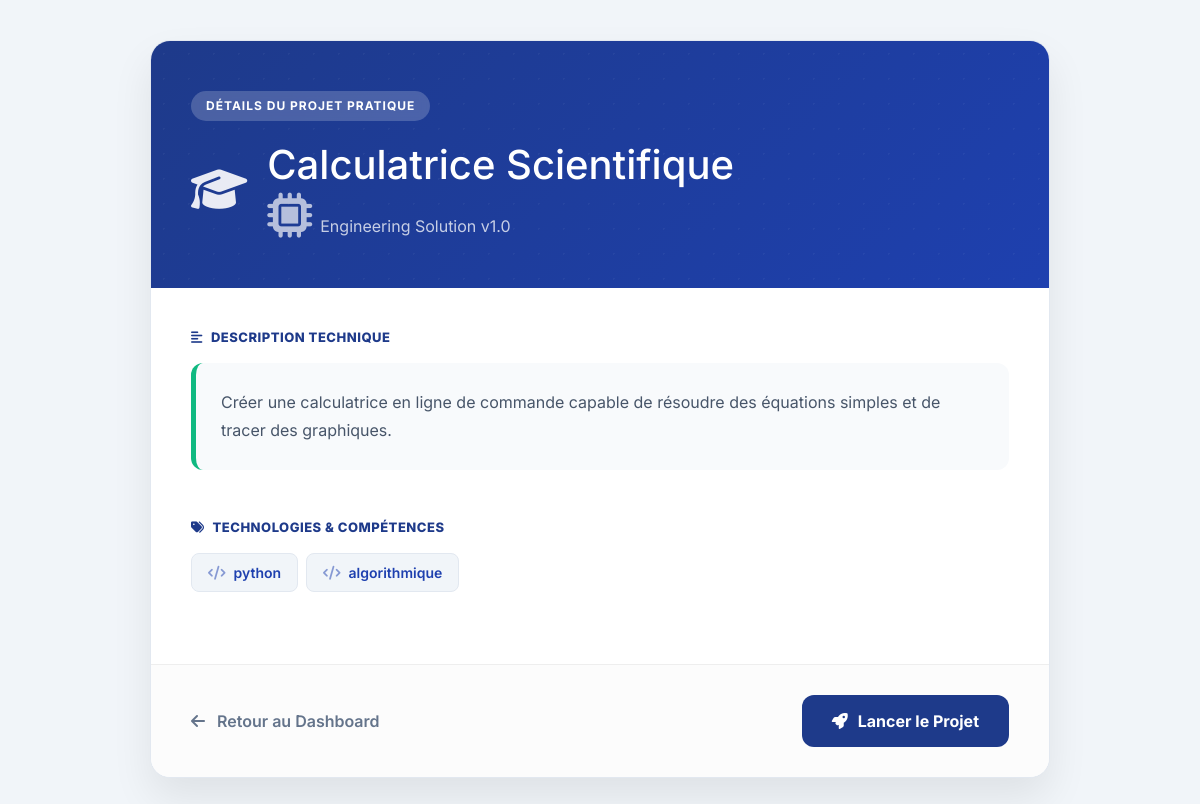
The page /project/1/ (signed in) on the database its author committed.
### core/models.py (models this page shows, shortened)
class Project(models.Model):
    LEVEL_CHOICES = [
        ('beginner', 'Débutant'),
        ('intermediate', 'Intermédiaire'),
        ('advanced', 'Avancé'),
    ]
    title = models.CharField(max_length=150)
    description = models.TextField()
    level = models.CharField(max_length=20, choices=LEVEL_CHOICES)
    tags = models.ManyToManyField(Tag, blank=True)
    project_url = models.URLField(max_length=500, blank=True, null=True)

class Tag(models.Model):
    name = models.CharField(max_length=50, unique=True)

### core/views.py (the view)
# urls.py: path('project/<int:project_id>/', views.project_detail, name='project_detail'),
@login_required
def project_detail(request, project_id):
    project = get_object_or_404(Project, id=project_id)
    return render(request, 'project_detail.html', {'project': project})

### core/templates/project_detail.html (shortened to what this page needs)
<!DOCTYPE html>
<html lang="fr">
<head>
    <link href="https://cdn.jsdelivr.net/npm/bootstrap@5.3.0/dist/css/bootstrap.min.css" rel="stylesheet">
    <link href="https://cdnjs.cloudflare.com/ajax/libs/font-awesome/6.4.0/css/all.min.css" rel="stylesheet">
</head>
<body>
    <div class="project-container">
        <div class="project-header">
            <div class="project-category">Détails du Projet Pratique</div>
            <div class="header-title-flex">
                <i class="fas fa-graduation-cap"></i>
                <div>
                    <h1 class="mb-1 fw-extrabold">{{ project.title }}</h1>
                    <p class="mb-0 opacity-75"><i class="fas fa-microchip me-2"></i>Engineering Solution v1.0</p>
                </div>
            </div>
        </div>
        <div class="project-body">
            <div class="mb-5">
                <div class="info-label"><i class="fas fa-align-left"></i> Description Technique</div>
                <div class="project-description">
                    {{ project.description }}
                </div>
            </div>
            <div class="mb-4">
                <div class="info-label"><i class="fas fa-tags"></i> Technologies & Compétences</div>
                <div class="d-flex flex-wrap">
                    {% for tag in project.tags.all %}
                        <span class="tag-badge"><i class="fas fa-code me-2 opacity-50"></i>{{ tag.name }}</span>
                    {% endfor %}
                </div>
            </div>
        </div>
        <div class="project-footer">
            <a href="{% url 'home' %}" class="back-link">
                <i class="fas fa-arrow-left me-2"></i> Retour au Dashboard
            </a>
            {% if project.project_url %}
            <a href="{{ project.project_url }}" target="_blank" class="btn-action-eng">
                <i class="fas fa-rocket"></i> Lancer le Projet
            </a>
            {% else %}
            <button class="btn-action-eng" disabled style="opacity: 0.6; cursor: not-allowed;">
                <i class="fas fa-rocket"></i> Bientôt Disponible
            </button>
            {% endif %}
        </div>
    </div>
</body>
</html>

### core/templates/project_detail.html (style rules this page uses)
:root { --eng-blue: #1e3a8a; --eng-blue-dark: #1e40af; --electric-blue: #2563eb; --tech-green: #10b981; --bg-light: #f1f5f9; }
body { font-family: 'Inter', sans-serif; background-color: var(--bg-light); min-height: 100vh; padding: 40px 20px; }
.project-container { background: white; border-radius: 20px; box-shadow: 0 20px 40px rgba(0,0,0,0.08); border: 1px solid #e2e8f0; overflow: hidden; width: 100%; max-width: 900px; margin: auto; }
.project-header { background: linear-gradient(135deg, var(--eng-blue) 0%, var(--eng-blue-dark) 100%); color: white; padding: 50px 40px; position: relative; }
.project-header::before { content: ""; position: absolute; inset: 0; background-image: radial-gradient(rgba(255,255,255,0.1) 1px, transparent 1px); background-size: 25px 25px; opacity: 0.4; }
.project-category { background: rgba(255, 255, 255, 0.2); padding: 6px 15px; border-radius: 50px; font-size: 12px; font-weight: 700; text-transform: uppercase; letter-spacing: 1px; display: inline-block; margin-bottom: 20px; backdrop-filter: blur(5px); }
.header-title-flex { display: flex; align-items: center; gap: 20px; }
.header-title-flex i { font-size: 45px; color: rgba(255,255,255,0.9); }
.project-body { padding: 40px; }
.info-label { font-weight: 800; font-size: 13px; color: var(--eng-blue); text-transform: uppercase; letter-spacing: 0.5px; margin-bottom: 15px; display: flex; align-items: center; gap: 8px; }
.project-description { font-size: 16px; line-height: 1.8; color: #475569; background: #f8fafc; padding: 25px; border-radius: 12px; border-left: 5px solid var(--tech-green); }
.tag-badge { display: inline-block; background: #f1f5f9; color: #1e40af; padding: 8px 16px; border-radius: 8px; font-weight: 600; font-size: 14px; margin: 0 8px 8px 0; border: 1px solid #e2e8f0; }
.project-footer { padding: 30px 40px; background: #fcfcfc; border-top: 1px solid #eee; display: flex; justify-content: space-between; align-items: center; }
.btn-action-eng { background: var(--eng-blue); color: white; padding: 14px 30px; border-radius: 12px; font-weight: 700; text-decoration: none; transition: 0.3s; display: flex; align-items: center; gap: 10px; border: none; }
.back-link { color: #64748b; font-weight: 600; text-decoration: none; transition: 0.2s; }

### rows shown on the page
Project: title "Calculatrice Scientifique", description "Créer une calculatrice en ligne de commande capable de résoudre des équations simples et de tracer des graphiques."
Tag: name "python"
Tag: name "algorithmique"
